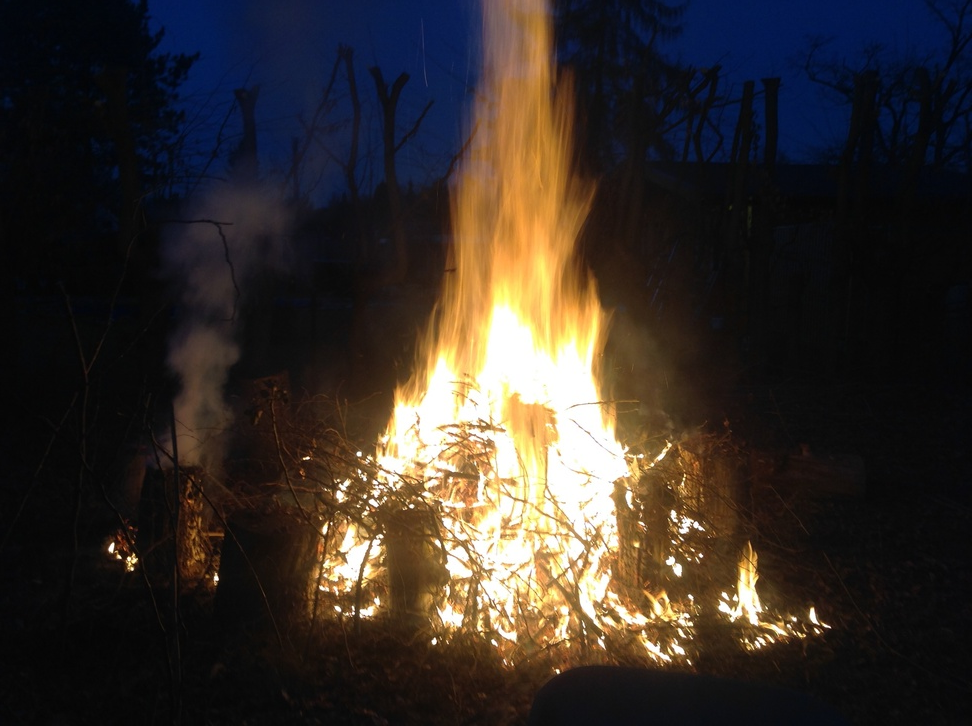
#> input picture test/000587.jpg, 972 x 726 px, shrunk from 2592 x 1936 before the run
$ python bowfire_convert_mask.py test/000587.jpg out.png
#> lines starting #> are read from the running program, lines starting #| are printed output that depends on the picture; after the words box and inside, x2 and y2 are one past the last pixel; in counts of white or black regions, pixels touching at a corner belong together
#!/usr/bin/python3

import os
import cv2
import numpy as np
import sys

def threshold_slow(T, image):
    # grab the image dimensions

    mask = image >= T
    image[mask] = 1
    image[np.logical_not(mask)] = 0

    # return the thresholded image
    return image

if __name__ == "__main__":

    if (len(sys.argv) != 3) :
        print ("usage: {0} in/mask001.png out/mask001.png".format(sys.argv[0]))
        sys.exit(1)

    in_filename = sys.argv[1]
    out_filename = sys.argv[2]

    mask_in = cv2.imread(in_filename)
#> mask_in is the input picture: shape (726, 972, 3); mean B, G, R 41.7, 46.8, 54.6
    mask_in_gray = cv2.cvtColor(mask_in, cv2.COLOR_BGR2GRAY)
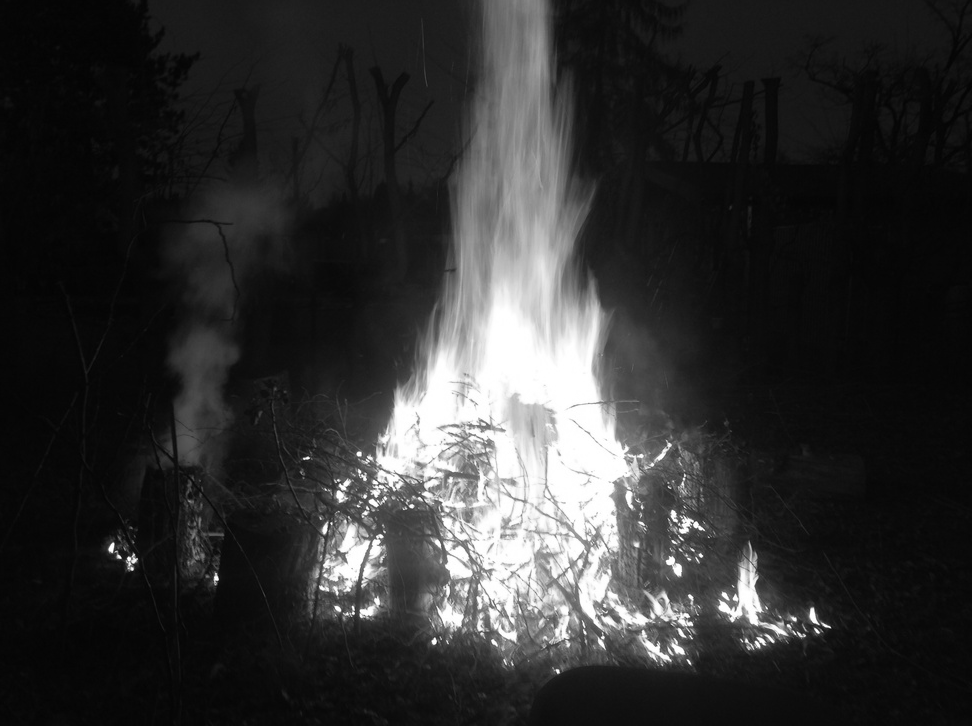
#> mask_in_gray: shape (726, 972); min 3, max 255, mean 48.6

    mask_out = threshold_slow(100, mask_in_gray )
#> in threshold_slow, `mask = image >= T`:
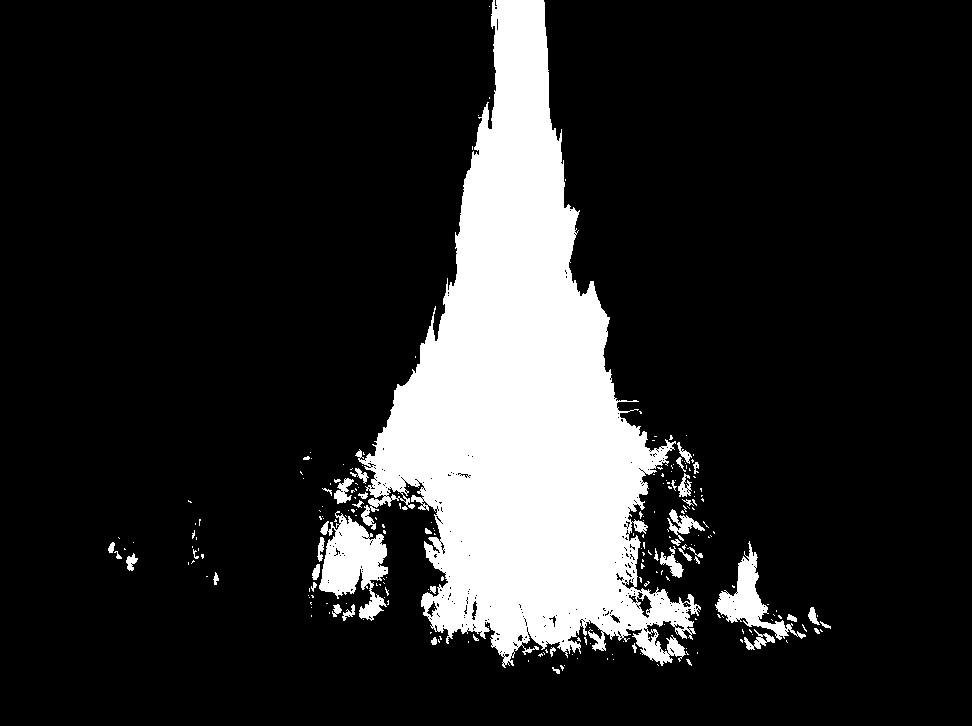
#> mask: shape (726, 972) bool; 15.8% white; 234 white regions (191 under 20 px), largest, box (x1, y1, x2, y2) and area: (355, 0, 701, 668) 101457, (319, 511, 388, 621) 4059, (715, 541, 806, 640) 2310
#> in threshold_slow, `image[mask] = 1`:
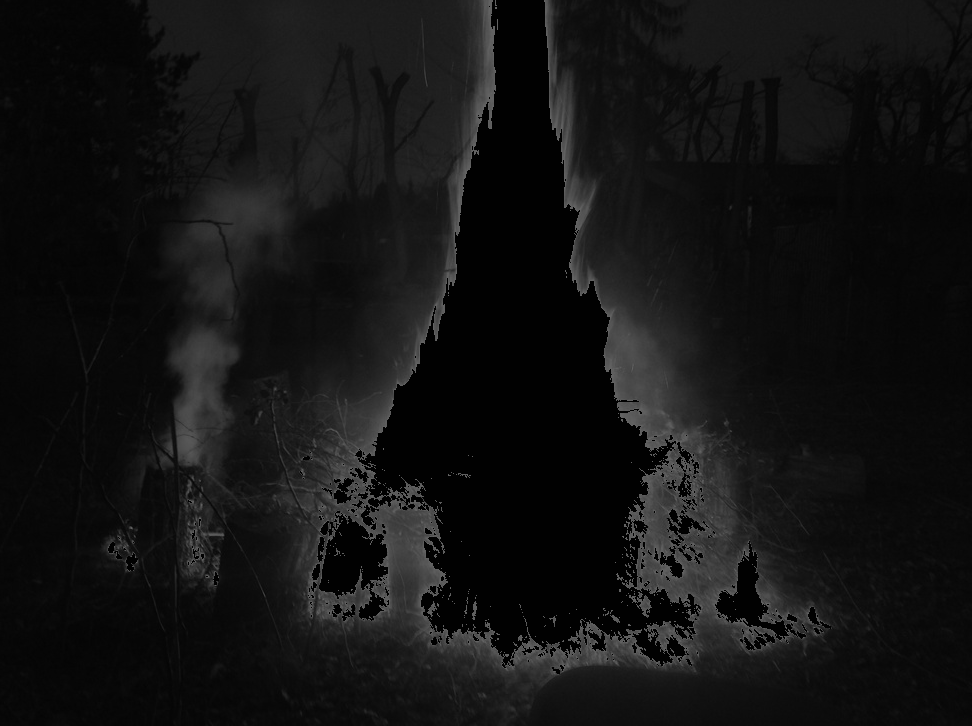
#> image: shape (726, 972); min 1, max 99, mean 19

    cv2.imwrite(out_filename, mask_out)
